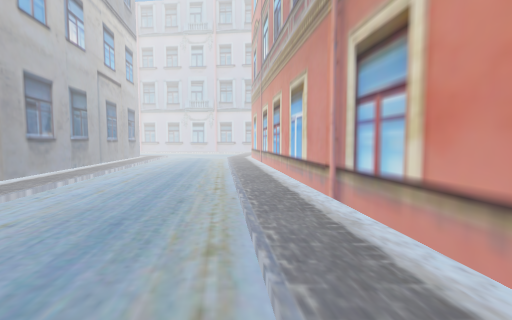
View 1 (above)

22 first-person views from a walk through a scene from a Unity 3-D project. The camera is 1.4 m above the floor, tilts 4° down and sees 90° across. The floor is counted in squares, 2 m on a side. Each view is taken from the middle of a square. On the plan, view 1 faces up. The plan holds only what a view shows up to about 9 squares ahead; the rest is blank. The place goes on beyond the plan.

View 2
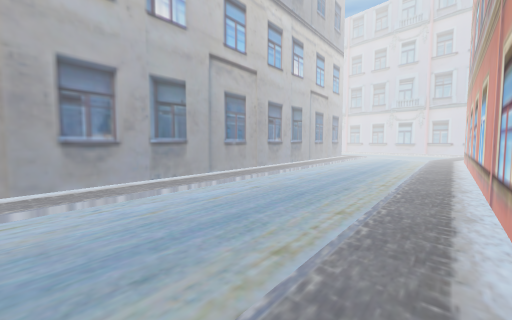

View 3
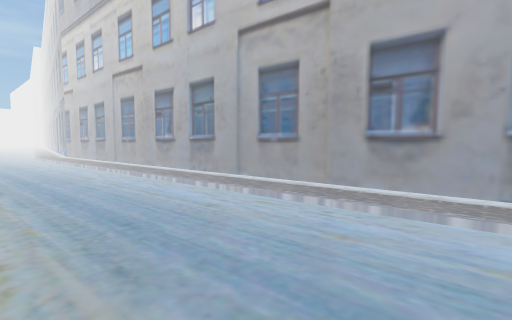

View 4
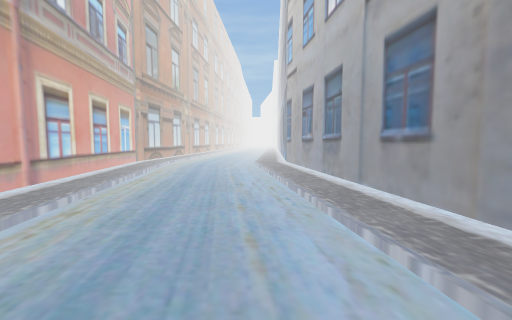

View 5
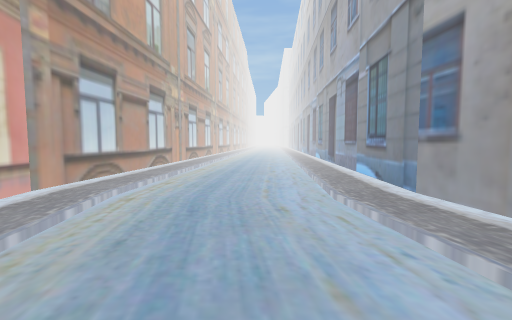

View 6
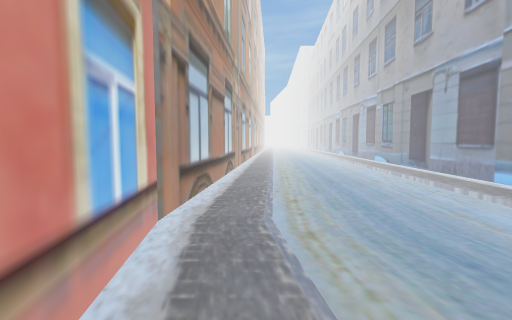

View 7
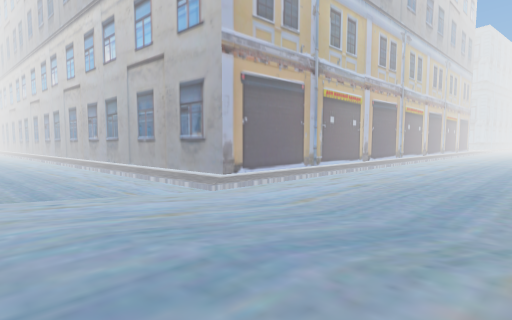

View 8
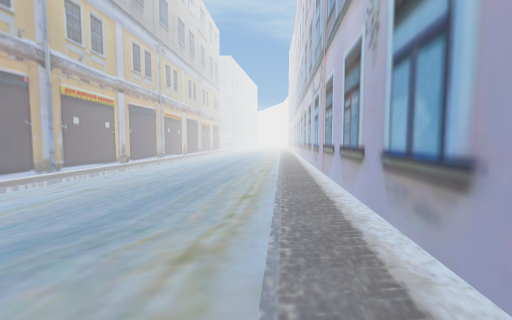

View 9
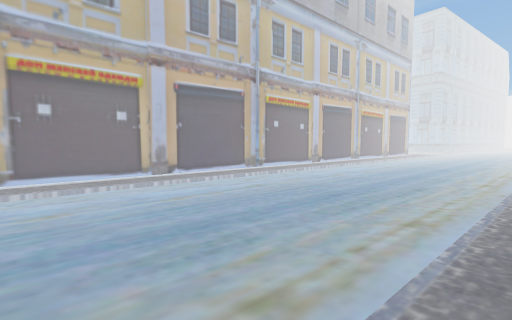

View 10
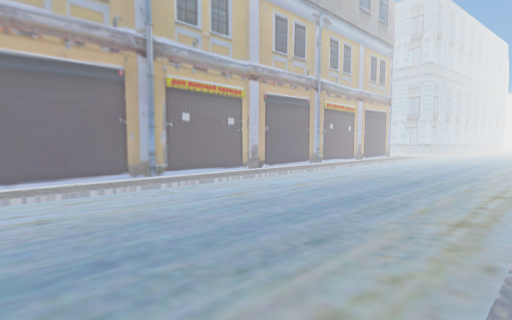

View 11
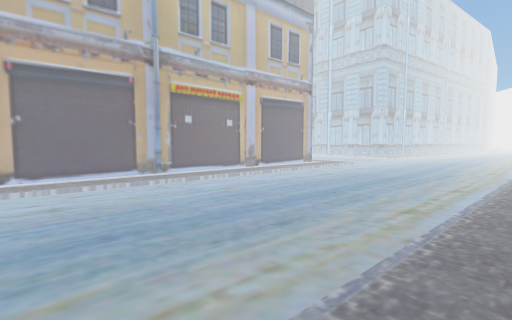

View 12
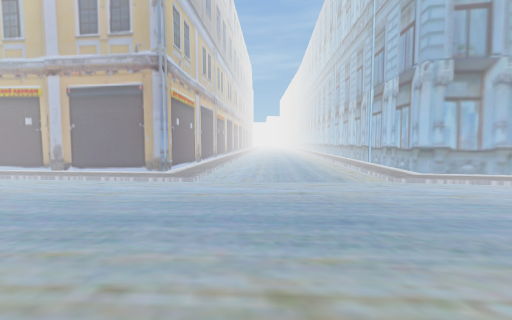

View 13
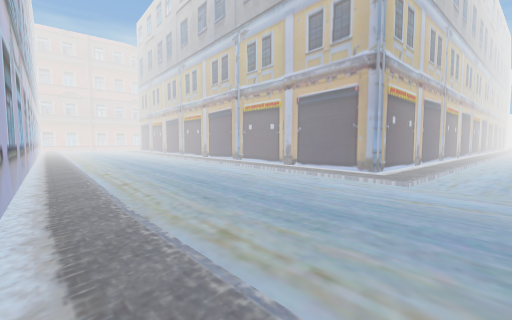

View 14
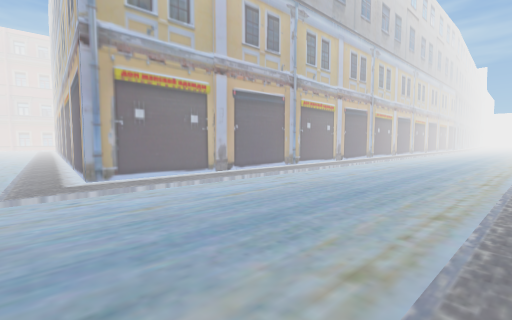

View 15
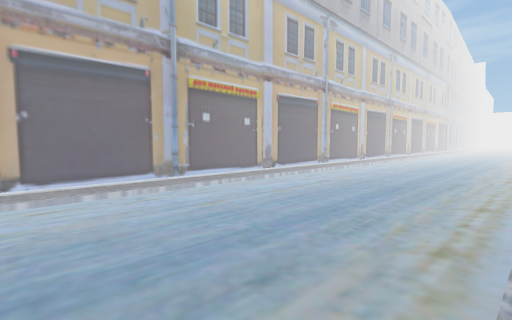

View 16
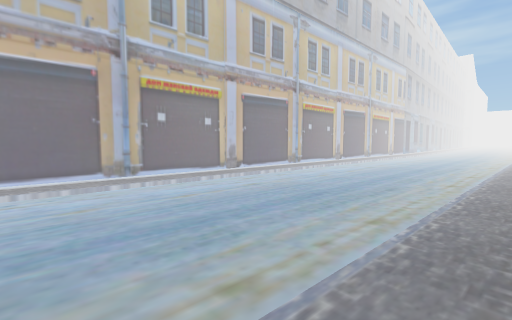

View 17
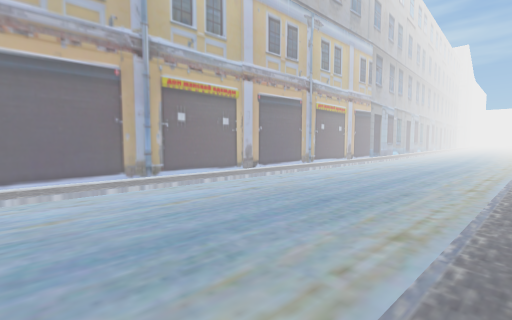

View 18
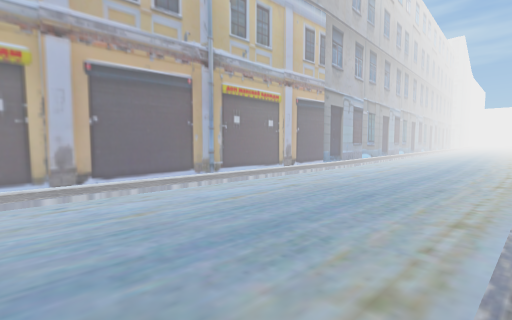

View 19
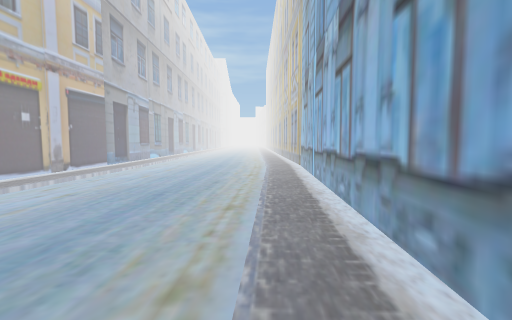

View 20
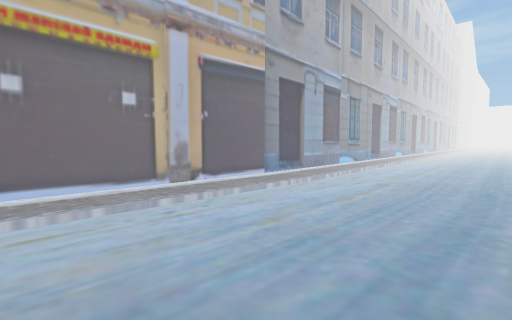

View 21
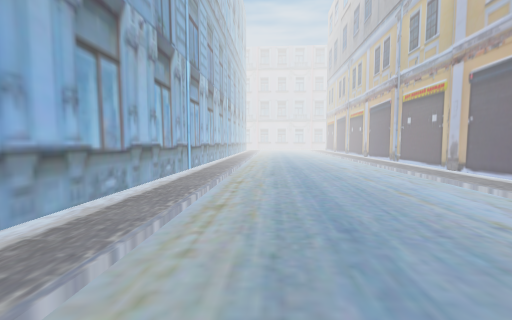

View 22
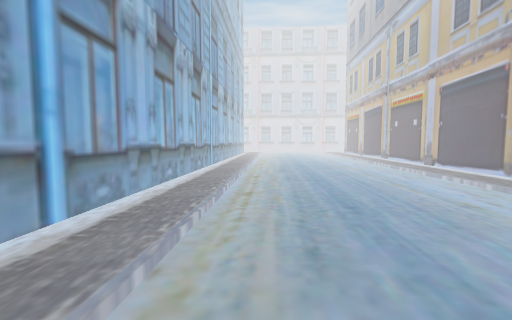

### Floor plan
Key: @ floor where view 1 was taken; # wall or solid block; . main floor; : floor 0.25 m higher than the main floor; / step, stairs or slope.
Columns run from 31 left of view 1 to 3 right of it. Each row starts with its distance up from view 1.
 19      :  ##########
 18    ..//////::::::#  ########
 17    ............./////::::::##
 16   ........................////
 15  .............................
 14 ::/...////....................
 13 ##:.../##:::::://///..........
 12  #/.../# ##########::::::///..
 11  #/.../#          #########/..
 10  #/.../#                  #/../#
  9   /.../#                  #:../#
  8   /.../#                  #:../##
  7  #/.../#                  #:...:#
  6 ##/...:#                  #:...:#
  5 #:/...:#                  #:/..:#
  4 #:....:#                   #/..:#
  3 #:....:#                   #/../#
  2 #:....:#                   #/../#
  1 #:....:#                   #:../#
  0 #:....:#                   #:..@:
 -1 #:....:#                   #:...:
 -2 #:.../:#                   #:...
 -3 #:.../##                   ##/..
 -4 #/.../#                     #/..
 -5 #/.../#                     #/..
 -6 #/.../#                     #/../
 -7 #/.../#                     #:../##
 -8 #/.../#                     #:...:#
 -9 #/.../#                     #:...:#
-10 #/...:#                     #:/..:#
-11 :/...:#                     ##/..:#
-12 :....:#                      #/../#
-13 :....:#                      #/../#
-14 :....:#                      #/..:#
-15  ....:#                     ##/..:#
-16  ....:#                     #:/..:#
-17  ....:#                     #:...:#
-18   ...:#                     #:...:#
-19   ...:                      #:...:#

Where each view was taken, in squares from view 1:
view 1: 0 up, 0 right, facing up
view 2: 1 down, 1 right, facing up-left
view 3: 1 up, 0 right, facing down-left
view 4: 4 down, 1 left, facing down
view 5: 9 down, 0 right, facing down
view 6: 10 down, 2 right, facing down
view 7: 15 up, 2 left, facing down-left
view 8: 16 up, 2 left, facing left
view 9: 17 up, 8 left, facing down-left
view 10: 17 up, 11 left, facing down-left
view 11: 18 up, 16 left, facing down-left
view 12: 19 up, 26 left, facing down
view 13: 19 up, 26 left, facing down-right
view 14: 14 up, 29 left, facing down-right
view 15: 10 up, 29 left, facing down-right
view 16: 4 up, 30 left, facing down-right
view 17: 1 down, 30 left, facing down-right
view 18: 5 down, 30 left, facing down-right
view 19: 5 down, 30 left, facing down
view 20: 9 down, 29 left, facing down-right
view 21: 6 down, 29 left, facing up
view 22: 2 down, 29 left, facing up
